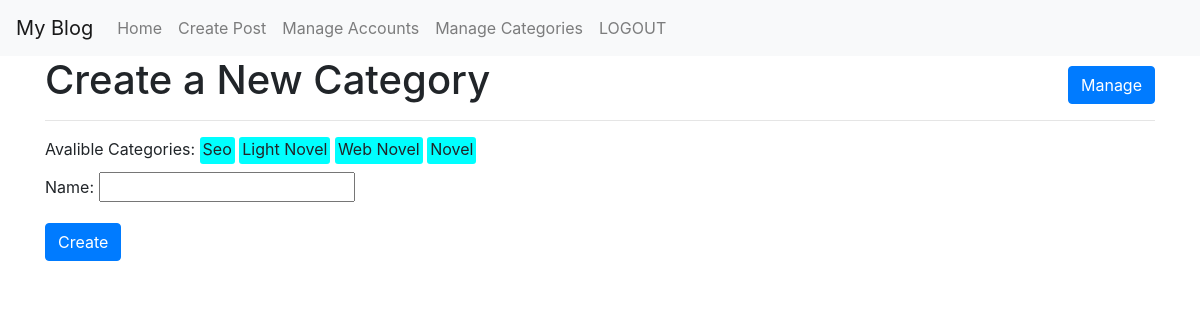
/create_category/ (signed in), run on the app's committed database.
### blog/models.py (models this page shows, shortened)
class Category(models.Model):
    name = models.CharField(max_length=255)
    slug = models.SlugField(unique=True, max_length=255, blank= True)
    class Meta:
        verbose_name_plural = "categories"

### blog/views.py (the view)
# urls.py: path('create_category/', views.create_category, name='create_category'),
def create_category(request):
    if request.method == 'POST':
        form = CreateCategoryForm(request.POST)
        if form.is_valid():
            name = form.cleaned_data['name']
            slug = form.cleaned_data['name'].replace(" ", "")#form.cleaned_data['slug']
            i = 0
            while Category.objects.filter(slug=slug).exists():
                i += 1
                slug = f'{slug}-{i}'
            category = Category.objects.create(name=name, slug=slug)
            form = CreateCategoryForm()
            return redirect('create_category')
    else:
        form = CreateCategoryForm()
    categories = Category.objects.all()
    return render(request, 'blog/create_category.html', {'form': form, 'categories': categories})

### blog/forms.py
class CreateCategoryForm(forms.ModelForm):
    class Meta:
        model = Category
        fields = ('name','slug')

### blog/templatetags/custom_filters.py (called while the page is built)
@register.filter
def title_case(value):
    return str(value).title()

### blog/views.py (called while the page is built)
    def __call__(self, request):
        current_time =  dt.now().strftime("%Y-%m-%d %H:%M:%S")#timezone.now()
        if request.user.is_authenticated:
            last_activity = request.session.get('last_activity')#
            if type(last_activity) == str:
                last_activity = dt.strptime(request.session.get('last_activity'), '%Y-%m-%d %H:%M:%S')
            if last_activity and (dt.strptime(current_time, '%Y-%m-%d %H:%M:%S') - last_activity).seconds > settings.SESSION_COOKIE_AGE:
                request.session.flush()
                return redirect('blog:login')
            request.session['last_activity'] = current_time#dt.strptime(current_time, '%Y-%m-%d %H:%M:%S')#current_time
        response = self.get_response(request)
        return response

### blog/templates/blog/create_category.html (shortened to what this page needs)
{% extends 'blog/base.html' %}
{% load custom_filters %}
{% block content %}
  <button class="btn btn-primary" style="float: right; margin-top: 10px;">
    <a href="{% url 'blog:manage_slugs' %}" style="color: white;">Manage</a>
  </button>
  <h1>Create a New Category</h1>
  <hr>
  Avalible Categories:
    {% for category in categories %}
    <label style="background-color: aqua; padding: 3px;border-radius: 3px;padding-top:0px;">{{ category.name|title_case }}</label>
    {% endfor %}
    <br>
  <form method="post">
      <div class="form-group">
        <label for="{{ form.author.id_for_label }}">Name:</label>
        {{ form.name }}
      </div>
    <button type="submit" class="btn btn-primary">Create</button>
  </form>
{% endblock %}

### staticfiles/css/blog.css (style rules this page uses)
.btn-primary { background-color: #007bff; border-color: #007bff; }

### data on the page
Category: name "Seo"
Category: name "Light Novel"
Category: name "Web Novel"
Category: name "Novel"
